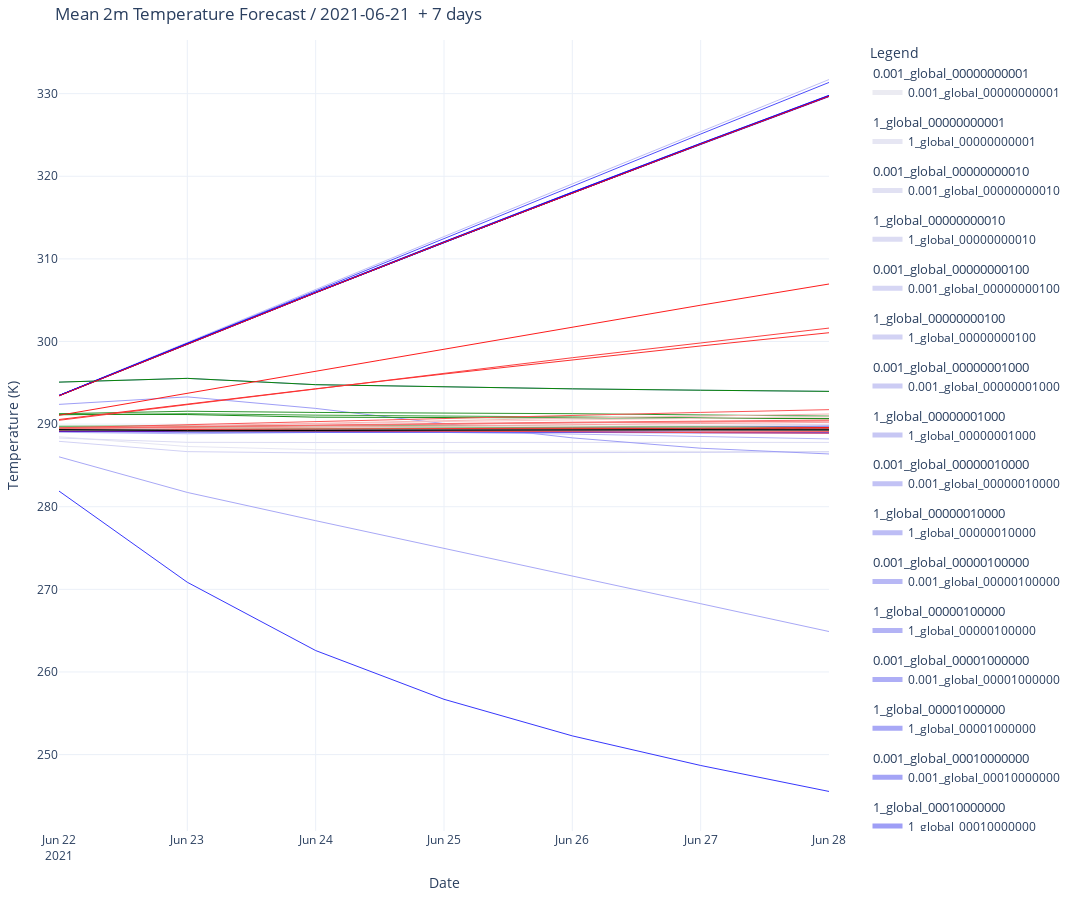

Notebook code for this chart:
### Markdown cell above
#

### Code cell
import plotly.graph_objs as go
import plotly.io as pio
import pandas as pd


ensemble_lines = []
ensemble_legend_shown = False  # Flag to control legend display
for ensemble in df['ensemble'].unique():
    subset = df[df['ensemble'] == ensemble]
    ensemble_lines.append(go.Scatter(
        x=subset['date'],
        y=subset[target_var],
        mode='lines',
        line=dict(color='grey', width=0.5),
        opacity=0.5,
        name='Ensemble Members' if not ensemble_legend_shown else None,
        showlegend=not ensemble_legend_shown,
        legendgroup='Ensemble Members',
        legendgrouptitle_text='Ensemble Members'
    ))
    ensemble_legend_shown = True  # Only show legend once
    
# Plot ensemble mean
mean_temp = df.groupby('date')[target_var].mean().reset_index()
ensemble_mean_line = go.Scatter(
    x=mean_temp['date'],
    y=mean_temp[target_var],
    mode='lines',
    line=dict(color='black', width=1),
    name='Ensemble Mean'
)

# Plot perturbation datasets
perturb_lines = []
partition_legend_shown = {}  # Dictionary to track legend entries per partition
for label, color, dataset in perturb_datasets:
    # Extract partition name from label (assuming label starts with partition name)
    partition_name = label.split()[0]
    # Only show legend once per partition
    if partition_name not in partition_legend_shown:
        show_legend = True
        partition_legend_shown[partition_name] = True
    else:
        show_legend = False
    # Convert color to a valid format if it's a tuple
    if isinstance(color, tuple):
        color = f'rgb({int(color[0] * 255)}, {int(color[1] * 255)}, {int(color[2] * 255)})'
    perturb_lines.append(go.Scatter(
        x=dataset['date'],
        y=dataset[target_var],
        mode='lines',
        line=dict(color=color, width=1),
        name=partition_name if show_legend else None,
        showlegend=show_legend,
        legendgroup=partition_name,
        legendgrouptitle_text=partition_name
    ))

# Optional: Plot ERA5 data if available
# Uncomment and adjust accordingly if ERA5 data is available
# era5_line = go.Scatter(
#     x=era5['date'],
#     y=era5['t2m'],
#     mode='lines',
#     line=dict(color='red', width=1.5, dash='dash'),
#     name='ERA5',
#     legendgroup='ERA5',
#     legendgrouptitle_text='ERA5'
# )

# Combine all traces
all_traces = perturb_lines + ensemble_lines + [ensemble_mean_line] # + [era5_line]


if target_var == '2m_temperature':
    title = 'Mean 2m Temperature Forecast / 2021-06-21  + 7 days'
    unit = 'Temperature (K)'
elif target_var == 'geopotential':
    title = 'Mean 500hPa Geopotential Forecast / 2021-06-21  + 7 days'
    unit = 'Geopotential (m^2/s^2)'

# Create the layout
layout = go.Layout(
    title=title,
    xaxis=dict(title='Date', range=[pd.Timestamp('2021-06-22'), pd.Timestamp('2021-06-28')]),
    yaxis=dict(title=unit),
    margin=dict(l=40, r=40, t=40, b=40),
    height=900,  # Increased height for better visibility
    width=1600,  # Increased width for better visibility
    template='plotly_white',
    legend=dict(
        title='Legend',
        orientation='v',  # Vertical legend
        x=1.05,  # Position it just outside the right edge of the plot
        y=1,    # Align at the top
        itemsizing='constant',  # Makes the legend box size consistent
        # traceorder='grouped',  # Groups traces in the legend
        itemclick='toggle',  # Enables toggling traces on and off
        itemdoubleclick='toggleothers'  # Double-clicking will turn other traces off
    )
)

# Create the figure
fig = go.Figure(data=all_traces, layout=layout)

# Save the figure as an interactive HTML file
# fig.write_html("interactive_geopotential_forecast.html")

# Optional: Show the figure in the browser (still interactive)
pio.show(fig)
